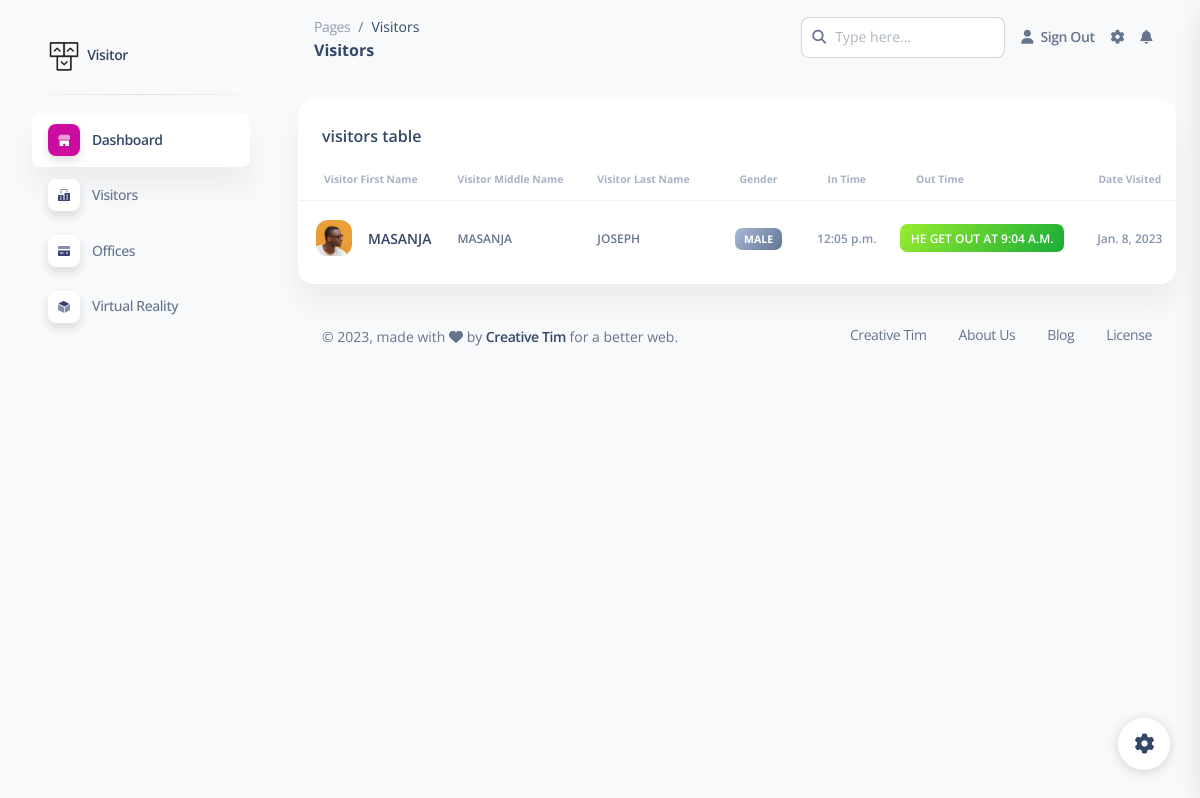
/customers/visitors/ (signed in), run on the app's committed database.
### visitor/models.py (models this page shows, shortened)
class Visitor(models.Model):
    company  = models.ForeignKey(Customer, on_delete=models.CASCADE, null=True, blank=True)
    first_name = models.CharField(max_length=200, null=True, blank=True)
    middle_name = models.CharField(max_length=200, null=True, blank=True)
    last_name = models.CharField(max_length=200, null=True, blank=True)
    id_number = models.CharField(max_length=20, null=True, blank=True)
    gender = models.CharField(max_length=200, null=True, blank=True)
    date_of_birth = models.CharField(max_length=200, null=True, blank=True)
    visited_from = models.CharField(max_length=200, null=True, blank=True)
    time_in = models.TimeField(auto_now=True, null=True)
    time_out = models.TimeField(null=True, blank=True)
    date_visited = models.DateField(auto_now=True, null=True, blank=True)
    office_visited = models.CharField(max_length=200, null=True, blank=True)
    on_behalf = models.CharField(max_length=200, null=True, blank=True)

### visitor/views.py (the view)
# urls.py: path('visitors/', visitors_view, name="visitors"),
@login_required
def visitors_view(request):
    visitors = Visitor.objects.all()
    data = {
        'visitors': visitors,
        }
    return render(request, 'visitors/visitor/index.html', data)

### templates/visitors/visitor/index.html (shortened to what this page needs)
{% extends 'visitors/base/index.html' %}
{% load static %}
{% block content %}
<div class="row">
    <div class="title hidden">{% block header %}Visitors{% endblock %}</div>
    <div class="title hidden">{% block page_header %}Visitors{% endblock %}</div>
    <div class="col-12">
      <div class="card mb-4">
        <div class="card-header pb-0">
          <h6>visitors table</h6>
        </div>
        <div class="card-body px-0 pt-0 pb-2">
          <div class="table-responsive p-0">
            <table class="table align-items-center mb-0">
              <thead>
                <tr>
                  <th class="text-secondary text-xxs font-weight-bolder opacity-7">visitor first name</th>
                  <th class="text-secondary text-xxs font-weight-bolder opacity-7 ps-2">visitor middle name</th>
                  <th class="text-secondary text-xxs font-weight-bolder opacity-7 ps-2">visitor last name</th>
                  <th class=" text-secondary text-xxs font-weight-bolder opacity-7">gender</th>
                  <th class=" text-secondary text-xxs font-weight-bolder opacity-7">in time</th>
                  <th class=" text-secondary text-xxs font-weight-bolder opacity-7">out time</th>
                  <th class=" text-secondary text-xxs font-weight-bolder opacity-7">date visited</th>
                </tr>
              </thead>
              <tbody>
                {% for visitor in visitors %}
                <tr>
                  <td>
                    <div class="d-flex px-2 py-1">
                      <div>
                        <img src="{% static 'assets/img/team-2.jpg' %}" class="avatar avatar-sm me-3" alt="user1">
                      </div>
                      <div class="d-flex flex-column justify-content-center">
                        <h6 class="mb-0 text-sm">{{visitor.first_name}}</h6>
                      </div>
                    </div>
                  </td>
                  <td>
                    <p class="text-xs font-weight-bold mb-0">{{visitor.middle_name}}</p>
                  </td>
                  <td>
                    <p class="text-xs font-weight-bold mb-0">{{visitor.last_name}}</p>
                  </td>
                  <td class="align-middle text-center text-sm">
                    {% if visitor.gender == "MALE" %}
                    <span class="badge badge-sm bg-gradient-secondary">male</span>
                    {% elif visitor.gender == "FEMALE" %}
                    <span class="badge badge-sm bg-gradient-success">female</span>
                    {%else%}
                    <b>Gender not set</b>
                    {% endif %}
                  </td>
                  <td class="align-middle text-center">
                    <span class="text-secondary text-xs font-weight-bold">{{visitor.time_in}}</span>
                  </td>
                  {% if visitor.time_out %}
                  <td class="align-middle text-center">
                    <span class="text-secondary badge badge-sm bg-gradient-success text-white text-xs font-weight-bold">{% if visitor.gender == "MALE" %}he{% elif visitor.gender == "FEMALE" %}she{% endif %} get out at {{visitor.time_out}} </span>
                  </td>
                  {%else%}
                  <td class="align-middle text-center">
                    <span class="text-secondary badge badge-sm bg-gradient-danger text-white">{% if visitor.gender == "MALE" %}he{% elif visitor.gender == "FEMALE" %}she{% endif %} did'nt get out</span>
                  </td>
                  {% endif %}
                  <td class="align-middle text-center">
                    <span class="text-secondary text-xs font-weight-bold">{{visitor.date_visited}}</span>
                  </td>
                </tr>
                {% endfor %}
              </tbody>
            </table>
          </div>
        </div>
      </div>
    </div>
  </div>
{% endblock content %}

### data on the page
Visitor: first_name "MASANJA", middle_name "MASANJA", last_name "JOSEPH", gender "MALE", time_in "12:05 p.m.", time_out "9:04 A.M.", date_visited "Jan. 8, 2023"
